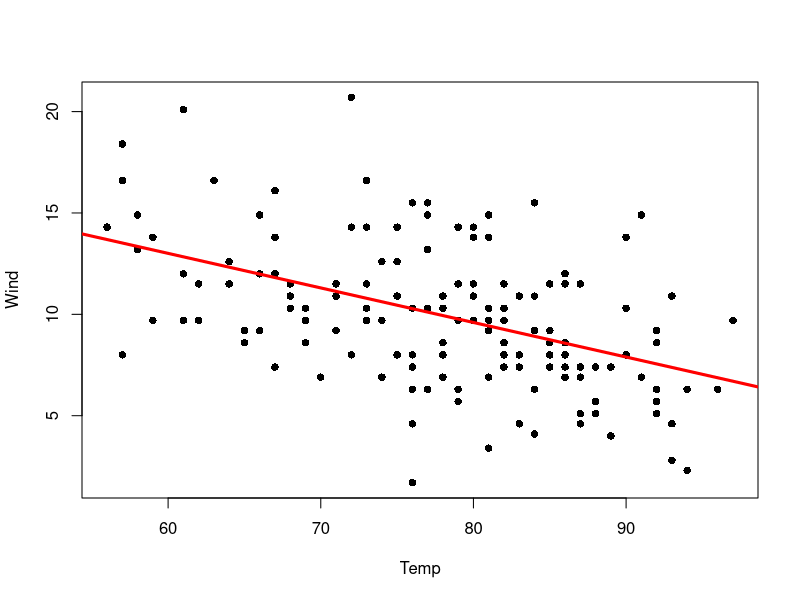
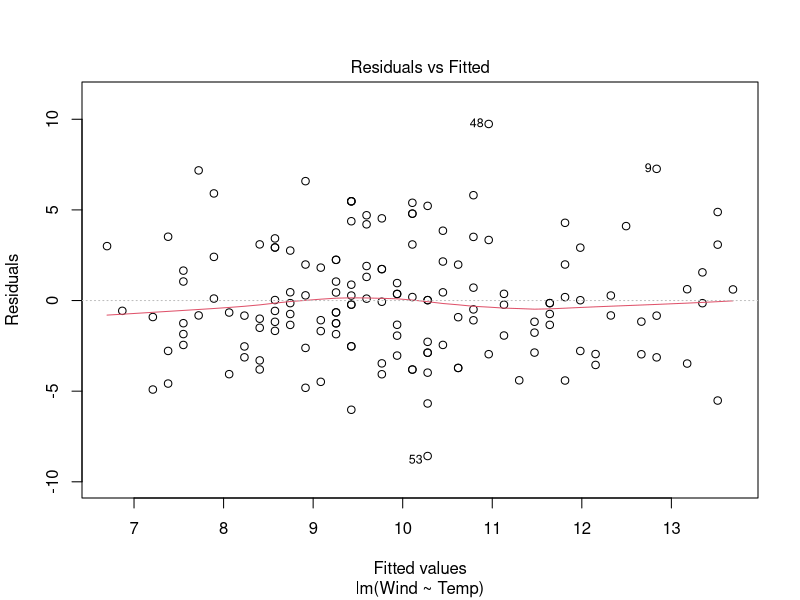
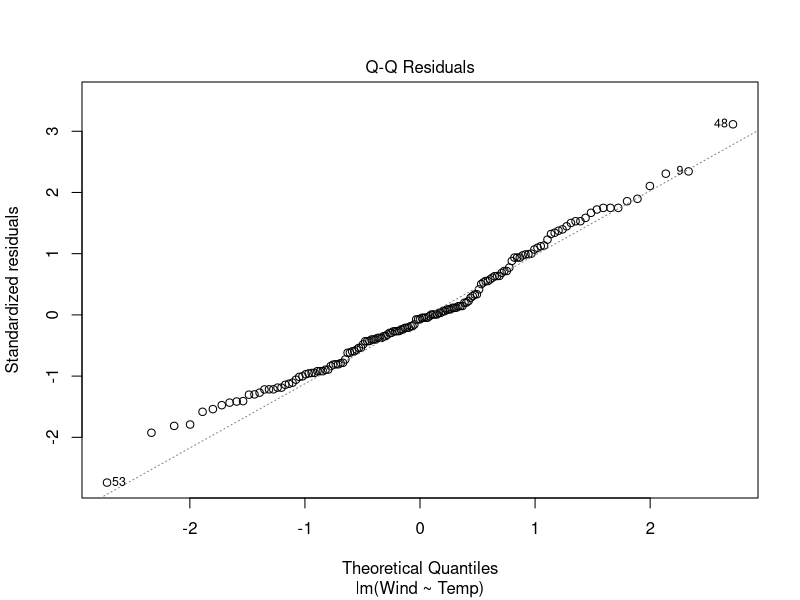
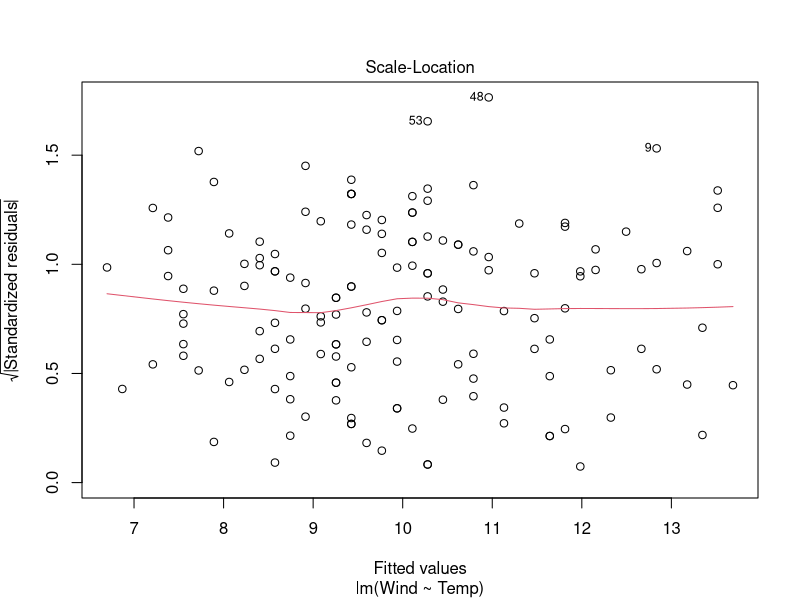
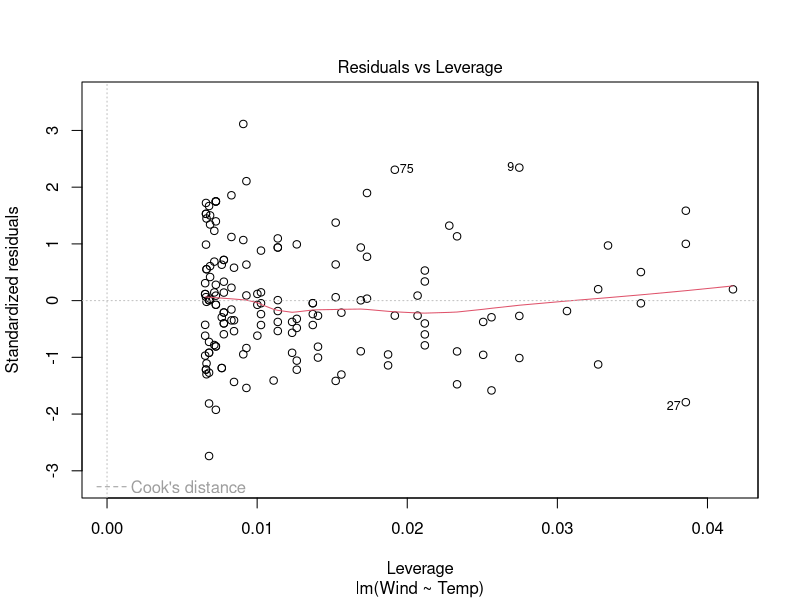

Here is the R script that generated these plots, in order:
# Macie Wheeler

## For the next several questions, we’ll be building a regression model to predict
## Wind based on Temp.

### Question 4

# Make a scatterplot of the two variables with the regression line added.

attach(airquality)

plot(x = Temp, y = Wind, pch = 16)

wt <- lm(Wind ~ Temp)
names(wt)

abline(wt, col = 'red', lwd = 3)

cor(Wind, Temp)

### Question 5

# Interpret the slope of the regression line. If it makes sense, also interpret
# the intercept.

# The slope interpreted is that as the temperature increases by 1 degree the 
# wind speed decreases by -.1705.

### Question 6

# Do you have enough evidence at alpha = .05 to conclude that the population
# regression line has a non-zero slope?

cor.test(Wind, Temp)

summary(wt) # use the p-value for the slope (the non intercept variable)

anova(wt)

### Question 7

# Interpret this model’s R^2.

summary(wt)$r.squared

cor(Wind, Temp)^2

### Question 8

# Visually check the model’s assumptions.

plot(wt)

# first is to check constant variance, mean of 0, and independence
# second is to check normality

### Question 9

# Interpret this model’s s (model standard deviation).

summary(wt) # look at residual standard error

### Question 10

# Find and interpret both a 90% confidence interval and a 90% prediction interval
# corresponding to a Temp of 70 degrees.

predict(wt, data.frame(Temp = 70), interval = 'predict', level = .90) # for one day (interval is the lwr to the upr)

predict(wt, data.frame(Temp = 70), interval = 'confidence', level = .90) # for all days (interval is the lwr to the upr)
